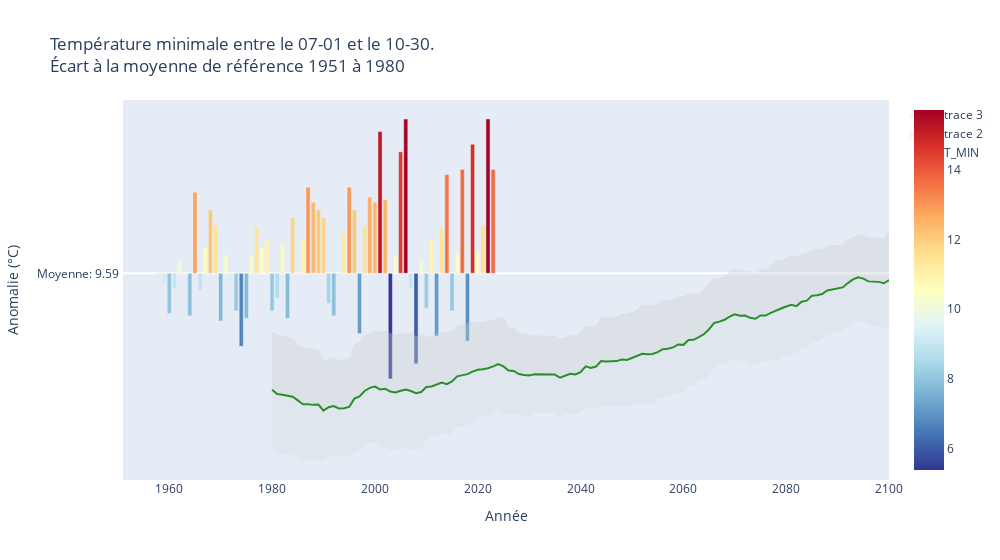

Notebook cell for this chart:
### Code cell
uh.main_indic_temperature(
    df_mf=df_mf,
    df_drias=df_drias,
    indicateur=indicateur,
    periode_start="07-01",
    periode_end="10-30",
    dict_indicateurs=dict_indicateurs,
)

### Figure 1 — Plotly figure (JSON) as saved in the notebook; plotly's stock layout.template omitted (floating-point values rounded to 4 significant figures; data arrays with more than 128 entries replaced by an {"elided": "..."} marker saying what was removed)
{"data": [{"hovertemplate": "Année: %{x}<br>Anomalie: %{y:.1f}°", "marker": {"color": [9.6, 9.2, 8, 9, 10.1, 9.6, 7.9, 12.8, 8.9, 10.6, 12.1, 11.5, 7.7, 10.3, 9.3, 8.1, 6.7, 7.8, 10.3, 11.4, 10.6, 10.9, 8.1, 8.6, 10.7, 7.8, 11.8, 9.6, 11, 13, 12.4, 12.1, 11.8, 8.4, 7.9, 9.4, 11.2, 13, 12.1, 7.2, 11.5, 12.6, 12.4, 15.2, 12.5, 5.4, 10.3, 14.4, 15.7, 9, 6, 10.1, 8.2, 10.9, 7.1, 11.4, 13.5, 8.1, 10.4, 13.7, 6.9, 14.7, 10.4, 11.5, 15.7, 13.7], "coloraxis": "coloraxis"}, "name": "T_MIN", "type": "bar", "x": [1958, 1959, 1960, 1961, 1962, 1963, 1964, 1965, 1966, 1967, 1968, 1969, 1970, 1971, 1972, 1973, 1974, 1975, 1976, 1977, 1978, 1979, 1980, 1981, 1982, 1983, 1984, 1985, 1986, 1987, 1988, 1989, 1990, 1991, 1992, 1993, 1994, 1995, 1996, 1997, 1998, 1999, 2000, 2001, 2002, 2003, 2004, 2005, 2006, 2007, 2008, 2009, 2010, 2011, 2012, 2013, 2014, 2015, 2016, 2017, 2018, 2019, 2020, 2021, 2022, 2023], "y": [0.01304, -0.387, -1.587, -0.587, 0.513, 0.01304, -1.687, 3.213, -0.687, 1.013, 2.513, 1.913, -1.887, 0.713, -0.287, -1.487, -2.887, -1.787, 0.713, 1.813, 1.013, 1.313, -1.487, -0.987, 1.113, -1.787, 2.213, 0.01304, 1.413, 3.413, 2.813, 2.513, 2.213, -1.187, -1.687, -0.187, 1.613, 3.413, 2.513, -2.387, 1.913, 3.013, 2.813, 5.613, 2.913, -4.187, 0.713, 4.813, 6.113, -0.587, -3.587, 0.513, -1.387, 1.313, -2.487, 1.813, 3.913, -1.487, 0.813, 4.113, -2.687, 5.113, 0.813, 1.913, 6.113, 4.113]}, {"hovertemplate": "Année: %{x}<br>Anomalie: %{y:.1f}°", "legendgroup": "", "line": {"color": "green", "dash": "solid"}, "marker": {"symbol": "circle"}, "mode": "lines", "name": "", "orientation": "v", "showlegend": false, "type": "scatter", "x": {"elided": "150 int values"}, "xaxis": "x", "y": {"elided": "150 float values"}, "yaxis": "y"}, {"fill": "tonexty", "fillcolor": "rgba(204, 204, 204, 0.2)", "hovertemplate": "Année: %{x}<br>Anomalie: %{y:.1f}°", "line": {"width": 0}, "mode": "lines", "type": "scatter", "x": {"elided": "150 int values"}, "y": {"elided": "150 float values"}}, {"fill": "tonexty", "fillcolor": "rgba(204, 204, 204, 0.2)", "hovertemplate": "Année: %{x}<br>Anomalie: %{y:.1f}°", "line": {"width": 0}, "mode": "lines", "type": "scatter", "x": {"elided": "150 int values"}, "y": {"elided": "150 float values"}}], "layout": {"coloraxis": {"colorscale": [[0, "rgb(49,54,149)"], [0.1, "rgb(69,117,180)"], [0.2, "rgb(116,173,209)"], [0.3, "rgb(171,217,233)"], [0.4, "rgb(224,243,248)"], [0.5, "rgb(255,255,191)"], [0.6, "rgb(254,224,144)"], [0.7, "rgb(253,174,97)"], [0.8, "rgb(244,109,67)"], [0.9, "rgb(215,48,39)"], [1, "rgb(165,0,38)"]]}, "title": {"text": "Température minimale entre le 07-01 et le 10-30.<br>Écart à la moyenne de référence 1951 à 1980"}, "width": 1000, "xaxis": {"title": {"text": "Année"}}, "yaxis": {"ticktext": ["Moyenne: 9.59 "], "tickvals": [0], "title": {"text": "Anomalie (°C)"}}}}
